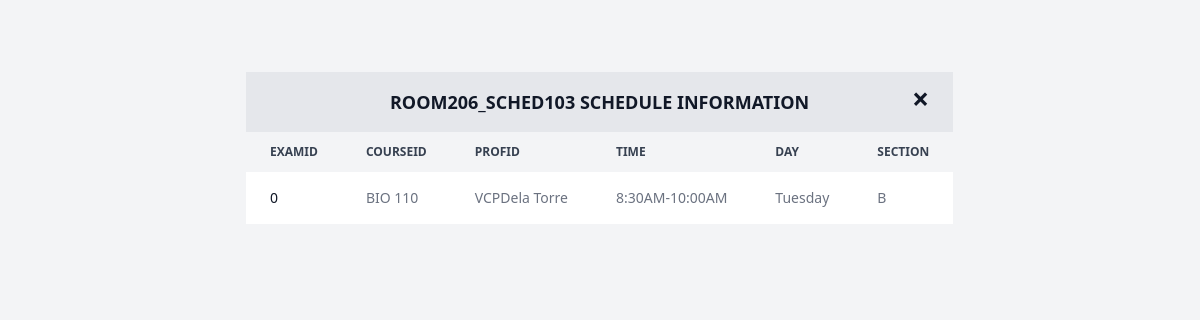
The app's page /build/fetch_rooms.php?room_key=Room206_sched103 with its own data.
### tables this page shows
CREATE TABLE `roomsched` (
  `SchedID` varchar(20) NOT NULL,
  `RoomNumber` varchar(20) DEFAULT NULL,
  `ExamID` varchar(15) NOT NULL,
  `CourseID` varchar(15) NOT NULL,
  `ProfID` varchar(15) NOT NULL,
  `Time` varchar(20) NOT NULL,
  `Day` varchar(15) NOT NULL,
  `Section` varchar(15) NOT NULL
);

### build/fetch_rooms.php (the view, shortened to what this page needs)
<!DOCTYPE html>
<html>
<head>
    <script src="https://cdn.tailwindcss.com"></script>
    <link rel="stylesheet" href="css/style.css">
    <link href="https://cdnjs.cloudflare.com/ajax/libs/flowbite/2.3.0/flowbite.min.css" rel="stylesheet" />
</head>
<body class="bg-gray-100 dark:bg-gray-900 flex items-center justify-center min-h-screen">
<?php
$servername = "localhost";
$username = "root";
$password = "";
$dbname = "racedatabase";
$conn = new mysqli($servername, $username, $password, $dbname);
if (isset($_GET['room_key'])) {
    $room_key = $conn->real_escape_string($_GET['room_key']);
    $sql = "SELECT ExamID, CourseID, ProfID, Time, Day, Section FROM roomsched WHERE SchedID LIKE '$room_key%'";
    $result = $conn->query($sql);
    if ($result->num_rows > 0) {
        echo "<div style='margin-top:-42%'>";
        echo "<div id='schedule-table' class='relative z-50 overflow-x-auto w-full max-w-4xl mx-auto table-container'>
                <table class='w-full text-sm text-left rtl:text-right text-gray-500 dark:text-gray-400'>
                    <thead class='text-xs text-gray-700 uppercase bg-gray-100 dark:bg-gray-700 dark:text-gray-400'>
                        <tr>
                            <th colspan='6' class='px-6 py-4 text-lg font-bold text-center text-gray-900 bg-gray-200 dark:bg-gray-800 dark:text-white relative'>
                            $room_key Schedule Information
                                <button onclick='closeTable()' class='absolute top-[45%] right-4 transform -translate-y-1/2 text-gray-900 dark:text-white text-3xl p-2 hover:text-red-700'>
                                    &times;
                                </button>
                            </th>
                        </tr>
                        <tr>
                            <th scope='col' class='px-6 py-3'>ExamID</th>
                            <th scope='col' class='px-6 py-3'>CourseID</th>
                            <th scope='col' class='px-6 py-3'>ProfID</th>
                            <th scope='col' class='px-6 py-3'>Time</th>
                            <th scope='col' class='px-6 py-3'>Day</th>
                            <th scope='col' class='px-6 py-3'>Section</th>
                        </tr>
                    </thead>
                    <tbody>";
        while($row = $result->fetch_assoc()) {
            echo "<tr class='bg-white dark:bg-gray-800'>
                    <td class='px-6 py-4 font-medium text-gray-900 whitespace-nowrap dark:text-white'>" . $row["ExamID"] . "</td>
                    <td class='px-6 py-4'>" . $row["CourseID"] . "</td>
                    <td class='px-6 py-4'>" . $row["ProfID"] . "</td>
                    <td class='px-6 py-4'>" . $row["Time"] . "</td>
                    <td class='px-6 py-4'>" . $row["Day"] . "</td>
                    <td class='px-6 py-4'>" . $row["Section"] . "</td>
                </tr>";
        }
        echo "</tbody>
                </table>
              </div>";
    } else {
        echo "<p class='text-gray-700 dark:text-gray-400'>No results found for room key $room_key.</p>";
    }
} else {
    echo "<p class='text-gray-700 dark:text-gray-400'>No room key provided.</p>";
}
?>
</body>
</html>

### build/css/style.css (style rules this page uses)
html, :host { line-height: 1.5; -webkit-text-size-adjust: 100%; -moz-tab-size: 4; -o-tab-size: 4; tab-size: 4; font-family: ui-sans-serif, system-ui, sans-serif, "Apple Color Emoji", "Segoe UI Emoji", "Segoe UI Symbol", "Noto Color Emoji"; font-feature-settings: normal; font-variation-settings: normal; -webkit-tap-highlight-color: transparent; }
body { margin: 0; line-height: inherit; }
table { text-indent: 0; border-color: inherit; border-collapse: collapse; }
button, input, optgroup, select, textarea { font-family: inherit; font-feature-settings: inherit; font-variation-settings: inherit; font-size: 100%; font-weight: inherit; line-height: inherit; letter-spacing: inherit; color: inherit; margin: 0; padding: 0; }
button, select { text-transform: none; }
button, input:where([type='button']), input:where([type='reset']), input:where([type='submit']) { -webkit-appearance: button; background-color: transparent; background-image: none; }
button, [role="button"] { cursor: pointer; }
.absolute { position: absolute; }
.relative { position: relative; }
.mx-auto { margin-left: auto; margin-right: auto; }
.flex { display: flex; }
.min-h-screen { min-height: 100vh; }
.w-full { width: 100%; }
.max-w-4xl { max-width: 56rem; }
.items-center { align-items: center; }
.p-2 { padding: 0.5rem; }
.text-center { text-align: center; }
.font-bold { font-weight: 700; }

### build/fetch_rooms.php (style rules this page uses)
.table-container { max-height: 470px; overflow-y: auto; transform: scale(0.8); opacity: 0; animation: growIn 0.5s forwards; }
.table-container table { width: 100%; }
.table-container td, .table-container th { white-space: nowrap; }
.table-container { font-size: 1rem; }

### records on screen
roomsched: ExamID "0", CourseID "BIO 110", ProfID "VCPDela Torre", Time "8:30AM-10:00AM", Day "Tuesday", Section "B"

### other values on screen
$room_key "ROOM206_SCHED103"
